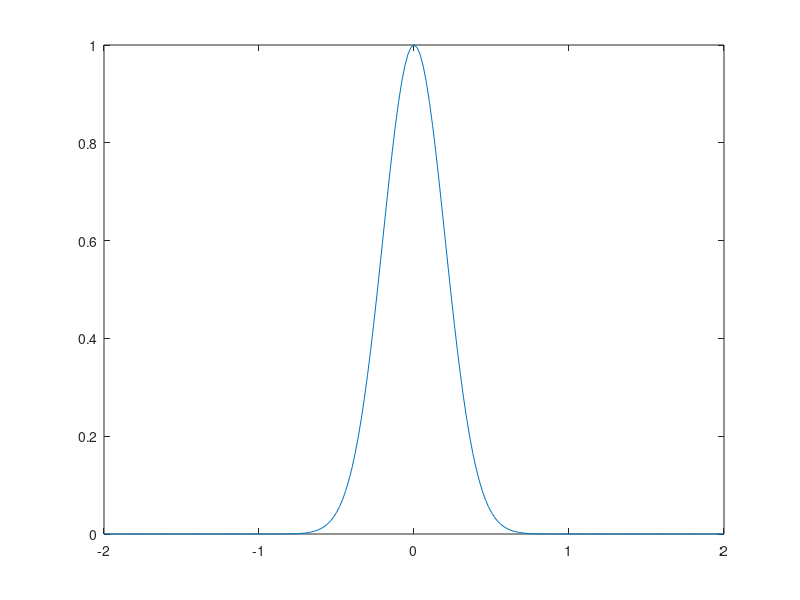

MATLAB code to generate this figure:
%% The shapes of the Gaussian function in different dimentions
%  Here I want to explain the potential of used different types of gaussian
%  functions in detecting the fractures in microCT images. 

x = -2:0.02:2;
amp = 1;
center = 0;
sig = 0.2;

g.oneD = @(A,x_0,x,sigma_x) A*exp( -(1/2)*((x-x_0).^2/(sigma_x.^2)) );
plot(x,g.oneD(amp,center,x,sig)); 

g.twoD = @(A,bx,cx,x,ay,by,cy,y) ...
    A*exp((1/2)*((x-bx).^2/(cx.^2)) + ((y-y_0).^2/(sigma_y.^2)));

